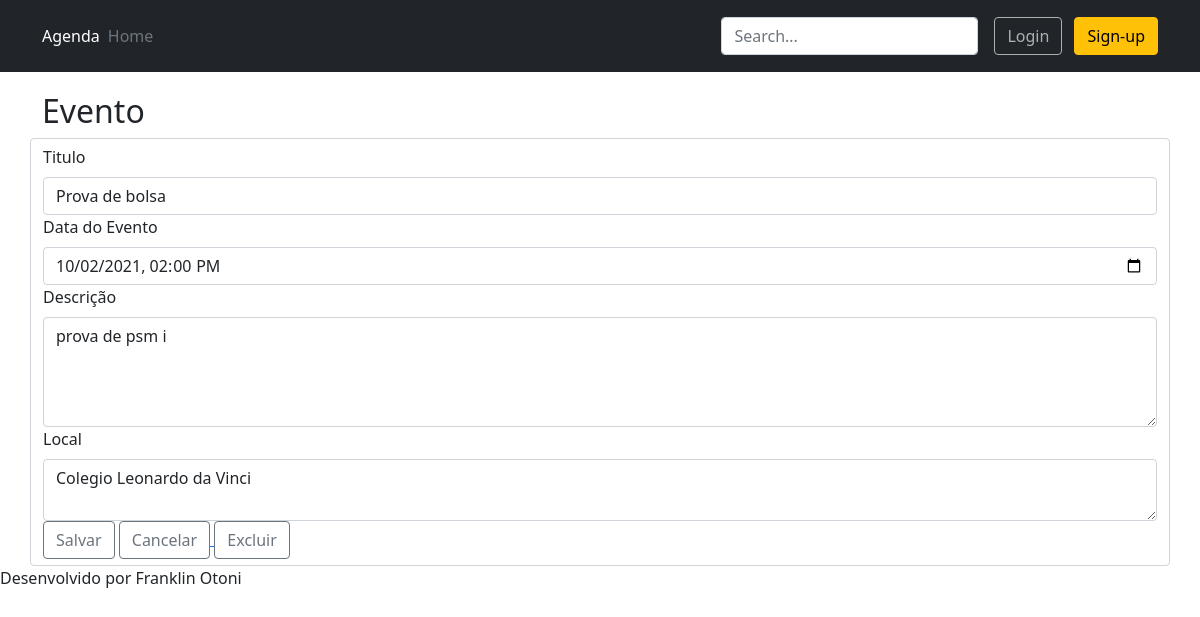
/agenda/evento/?id=7 (signed in), run on the app's committed database.
### core/models.py (models this page shows, shortened)
class Evento(models.Model):
    titulo = models.CharField(max_length=100)
    descricao = models.TextField(blank=True, null=True)
    local = models.TextField(max_length=120, blank=True, null=True)
    data_evento = models.DateTimeField(verbose_name="Data do Evento")
    data_criacao = models.DateTimeField(auto_now=True)
    usuario = models.ForeignKey(User, on_delete=models.CASCADE)
    class Meta:
        db_table = 'evento'
    def get_data_input_evento(self):
        return self.data_evento.strftime('%Y-%m-%dT%H:%M')

### core/views.py (the view)
# urls.py: path('agenda/evento/', views.evento),
@login_required(login_url='/login/')
def evento(request):
    id_evento = request.GET.get('id')
    dados = {}
    if id_evento:
        dados['evento'] = Evento.objects.get(id=id_evento)
    return render(request, 'evento.html', dados)

### templates/evento.html (shortened to what this page needs)
{% extends "model-page.html" %}
{% block content %}
<div class="container" style="padding-top: 20px;">
    <div class="row g5">
        <h2>Evento</h2>
        <form class="form-control" action="submit" method="POST"> {% csrf_token %}
            <div class="col-12">
                <label class="form-label">Titulo</label>
                <input class="form-control" type="text" name="titulo" size="23" value="{{ evento.titulo }}">
            </div>
            <div class="col-12">
                <label class="form-label">Data do Evento</label>
                <input class="form-control" type="datetime-local" name="data_evento" value="{{ evento.get_data_input_evento }}">
            </div>
            <div class="col-12">
                <label class="form-label">Descrição</label>
                <textarea class="form-control" name="descricao" rows="4" cols="24">{{ evento.descricao }} </textarea>
            </div>
            <div class="col-12">
                <label class="form-label">Local</label>
                <textarea class="form-control" name="local" rows="2" cols="24">{{ evento.local }} </textarea>
            </div>
            <div class="col-12">
                <a>
                    <button class="btn btn-outline-secondary" type="submit">Salvar</button>
                </a>
                <a href="/">
                    <button class="btn btn-outline-secondary" type="submit">Cancelar</button>
                </a>
                {% if evento.id %}
                    <a href="delete/{{evento.id}}/" >
                    <button class="btn btn-outline-secondary" type="button">Excluir</button>
                    </a>
                {% endif %}
            </div>
        </form>
    </div>
</div>
{% endblock %}

### static/agenda/css/style.css (style rules this page uses)
body { margin:0; color:#6a6f8c; background: rgba(240, 240, 240); font:600 16px/18px 'Open Sans',sans-serif; }
*,:after,:before { box-sizing:border-box }
a { color:inherit;text-decoration:none }

### data on the page
Evento: titulo "Prova de bolsa", data_evento "10/02/2021 14:00", descricao "prova de psm i", local "Colegio Leonardo da Vinci"
